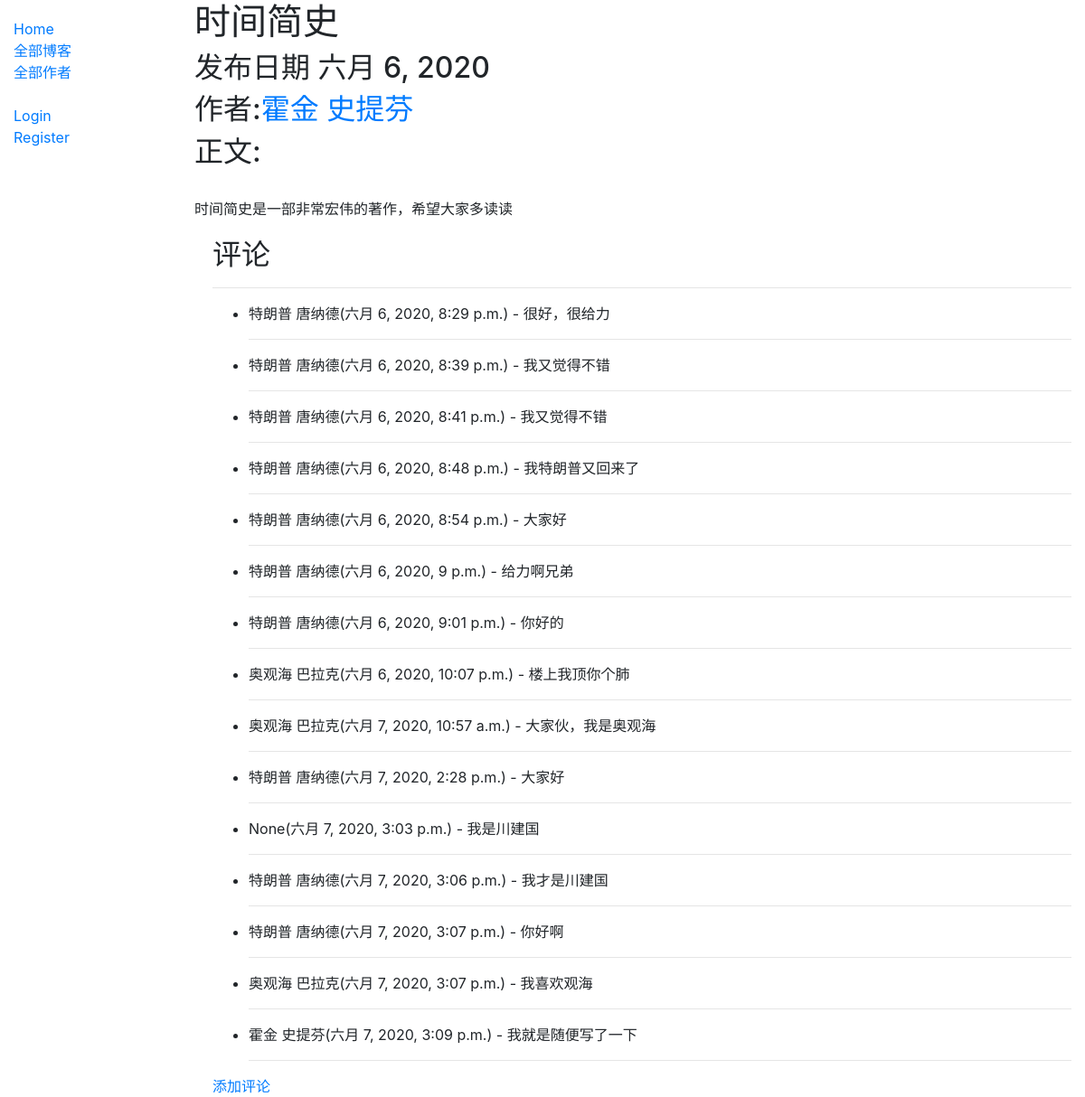
The app's page /blog/blog/1/ with its own data.
### blog/models.py (models this page shows, shortened)
class Blog(models.Model):
    name = models.CharField(max_length=50, help_text='Enter the name of the blog.')
    author = models.ForeignKey('BlogUser', on_delete=models.SET_NULL, null=True)
    post_date = models.DateField(auto_now_add=True)
    content = models.TextField(max_length=5000, help_text='Type your blog.')
    class Meta:
        ordering = ['-post_date']

class Comment(models.Model):
    blog = models.ForeignKey(Blog, on_delete=models.CASCADE)
    post_datetime = models.DateTimeField(auto_now_add=True)
    bloguser = models.ForeignKey('BlogUser', on_delete=models.SET_NULL, null=True)
    content = models.TextField(max_length=200, help_text='键入对该博客的评论')
    class Meta:
        ordering = ['post_datetime']

### blog/views.py (the view)
# urls.py: path('blog/<int:pk>/', views.BlogDetailView.as_view(), name='blog'),
class BlogDetailView(DetailView):
    model = Blog

### blog/models.py (called while the page is built)
    def __str__(self):
        return f'{self.first_name} {self.last_name}'

    def get_absolute_url(self):
        return reverse('bloguser-detail', args=[str(self.pk)])

### blog/templates/blog/blog_detail.html
{% extends 'base_generic.html' %}
{% block content %}
    <h1>{{ blog.name }}</h1>
    <h2>发布日期 {{ blog.post_date }}</h2>
    <h2>作者:<a href="{{ blog.author.get_absolute_url }}">{{ blog.author }}</a></h2>
    <h2>正文:</h2>
    <br>
    <p>{{ blog.content }}</p>
    <div style="margin-left:20px;margin-top:20px">
        <h2>评论</h2>
        <hr>
        <ul>
            {% for comment in blog.comment_set.all %}
                <li>{{ comment.bloguser }}({{ comment.post_datetime }}) - {{ comment.content }}</li>
                <hr>
            {% endfor %}
        </ul>
        <a href="{% url 'comment-create' blog.pk %}">添加评论</a>
    </div>
{% endblock %}

### templates/base_generic.html (shortened to what this page needs)
<!DOCTYPE html>
<html lang="en">
<head>
    <link rel="stylesheet" href="https://stackpath.bootstrapcdn.com/bootstrap/4.1.3/css/bootstrap.min.css"
>
    {% load static %}
    <link rel="stylesheet" href="{% static 'css/styles.css' %}">
</head>
<body>
<div class="container-fluid">
    <div class="row">
        <div class="col-sm-2">
            {% block sidebar %}
                <ul class="sidebar-nav">
                    <li><a href="{% url 'index' %}">Home</a></li>
                    <li><a href="{% url 'blogs' %}">全部博客</a></li>
                    <li><a href="{% url 'bloggers' %}">全部作者</a></li>
                    <br>
                    {% if user.is_authenticated %}
                        <li>User: {{ user.get_username }}</li>
                        <li><a href="{% url 'logout' %}">Logout</a></li>
                    {% else %}
                        <li><a href="{% url 'login' %}">Login</a></li>
                        <li><a href="{% url 'register' %}">Register</a></li>
                    {% endif %}
                </ul>
            {% endblock %}
        </div>
        <div class="col-sm-10 ">
            {% block content %}{% endblock %}
        </div>
    </div>
</div>
</body>
</html>

### blog/static/css/styles.css (style rules this page uses)
.sidebar-nav { margin-top: 20px; padding: 0; list-style: none; }

### records on screen
Blog: name "时间简史", post_date "六月 6, 2020", author "霍金 史提芬", content "时间简史是一部非常宏伟的著作，希望大家多读读"
Comment: bloguser "特朗普 唐纳德", post_datetime "六月 6, 2020, 8:29 p.m.", content "很好，很给力"
Comment: bloguser "特朗普 唐纳德", post_datetime "六月 6, 2020, 8:39 p.m.", content "我又觉得不错"
Comment: bloguser "特朗普 唐纳德", post_datetime "六月 6, 2020, 8:41 p.m.", content "我又觉得不错"
Comment: bloguser "特朗普 唐纳德", post_datetime "六月 6, 2020, 8:48 p.m.", content "我特朗普又回来了"
Comment: bloguser "特朗普 唐纳德", post_datetime "六月 6, 2020, 8:54 p.m.", content "大家好"
Comment: bloguser "特朗普 唐纳德", post_datetime "六月 6, 2020, 9 p.m.", content "给力啊兄弟"
Comment: bloguser "特朗普 唐纳德", post_datetime "六月 6, 2020, 9:01 p.m.", content "你好的"
Comment: bloguser "奥观海 巴拉克", post_datetime "六月 6, 2020, 10:07 p.m.", content "楼上我顶你个肺"
Comment: bloguser "奥观海 巴拉克", post_datetime "六月 7, 2020, 10:57 a.m.", content "大家伙，我是奥观海"
Comment: bloguser "特朗普 唐纳德", post_datetime "六月 7, 2020, 2:28 p.m.", content "大家好"
Comment: bloguser "None", post_datetime "六月 7, 2020, 3:03 p.m.", content "我是川建国"
Comment: bloguser "特朗普 唐纳德", post_datetime "六月 7, 2020, 3:06 p.m.", content "我才是川建国"
Comment: bloguser "特朗普 唐纳德", post_datetime "六月 7, 2020, 3:07 p.m.", content "你好啊"
Comment: bloguser "奥观海 巴拉克", post_datetime "六月 7, 2020, 3:07 p.m.", content "我喜欢观海"
Comment: bloguser "霍金 史提芬", post_datetime "六月 7, 2020, 3:09 p.m.", content "我就是随便写了一下"
